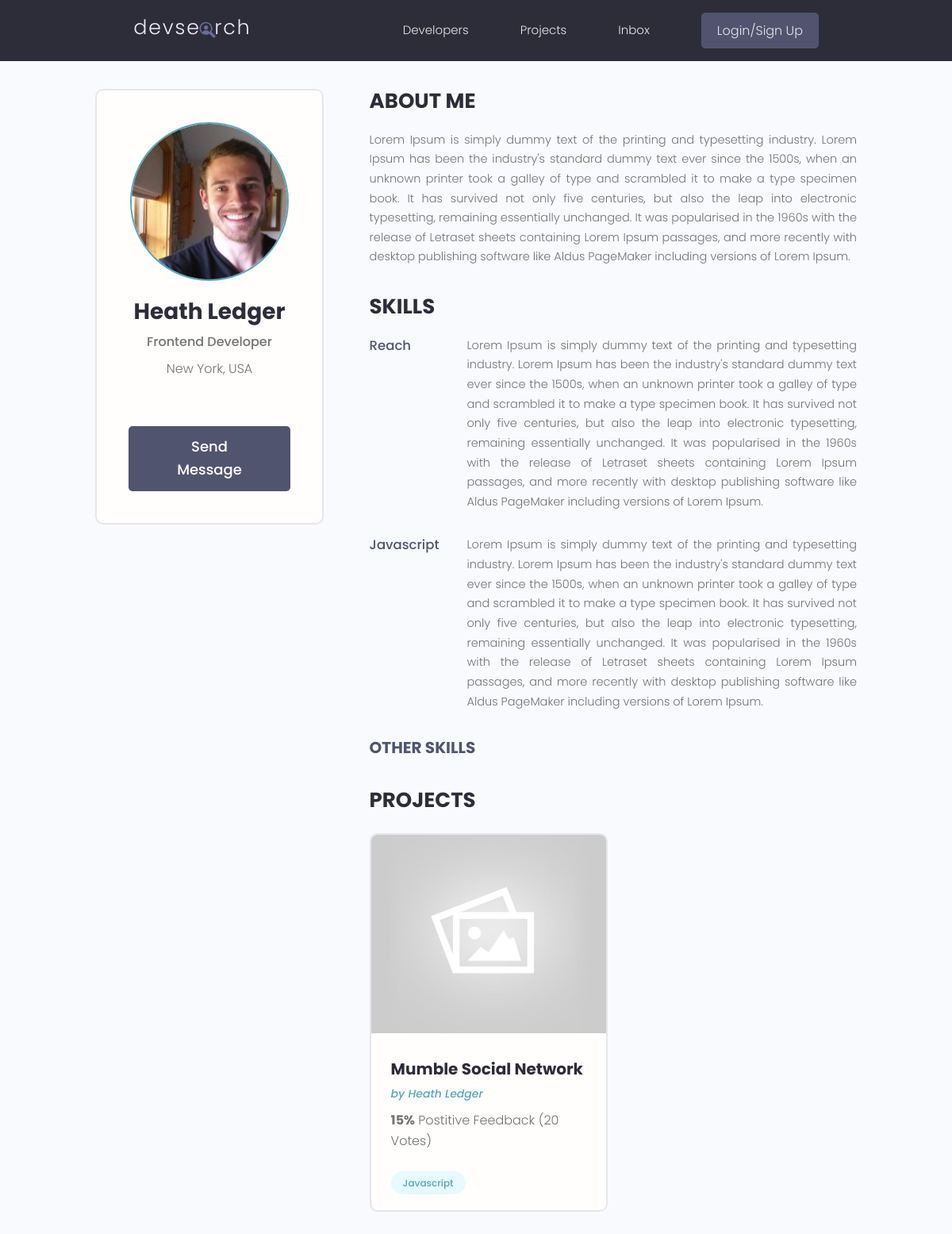
Screenshot of /profiles/6c9c045b-9852-438f-a632-58650ec803fc with the database file from the repository.
### users/models.py (models this page shows, shortened)
class Profile(models.Model):
    user = models.OneToOneField(User, on_delete=models.CASCADE, null=True, blank=True)
    name = models.CharField(max_length=200, blank=True, null=True)
    email = models.EmailField(max_length=500, blank=True, null=True)
    username = models.CharField(max_length=200, null=True, blank=True)
    location = models.CharField(max_length=200, null=True, blank=True)
    short_intro = models.CharField(max_length=200, blank=True, null=True)
    bio = models.TextField(blank=True, null=True)
    profile_image = models.ImageField(null=True, blank=True, upload_to='profiles/', default='profiles/default.jpg')
    social_github = models.CharField(max_length=200, blank=True, null=True)
    social_twitter = models.CharField(max_length=200, blank=True, null=True)
    social_linkedin= models.CharField(max_length=200, blank=True, null=True)
    social_youtube = models.CharField(max_length=200, blank=True, null=True)
    social_website = models.CharField(max_length=200, blank=True, null=True)
    created = models.DateTimeField(auto_now_add=True)
    id = models.UUIDField(default=uuid.uuid4, unique=True,
                          primary_key=True, editable=False)

class Skill(models.Model):
    owner= models.ForeignKey(
        Profile, on_delete=models.CASCADE, null=True, blank=True)
    name = models.CharField(max_length=200, blank=True, null=True)
    description = models.TextField(null=True, blank=True)
    created = models.DateTimeField(auto_now_add=True)
    id = models.UUIDField(default=uuid.uuid4, unique=True,
                          primary_key=True, editable=False)

### project/models.py (models this page shows, shortened)
class Project(models.Model):
    owner = models.ForeignKey(
        Profile, null=True, blank=True, on_delete= models.SET_NULL)
    title = models.CharField(max_length=200)
    description  = models.TextField(null=True, blank=True)
    featured_image = models.ImageField(null=True, blank=True,
                                       default="default.jpg")
    demo_link = models.CharField(max_length=2000, null=True, blank=True)
    source_link = models.CharField(max_length=2000, null=True, blank=True)
    tags = models.ManyToManyField('Tag', blank=True)
    vote_total = models.IntegerField(default=0, null=True, blank=True)
    vote_ratio = models.IntegerField(default=0, null=True, blank=True)
    created = models.DateTimeField(auto_now_add=True)
    id = models.UUIDField(default=uuid.uuid4, unique=True,
                          primary_key=True, editable=False)

class Tag(models.Model):
    name = models.CharField(max_length=200)
    created = models.DateTimeField(auto_now_add=True)
    id = models.UUIDField(default=uuid.uuid4, unique=True,
                          primary_key=True, editable=False)
    def __str__(self):
        return self.name

### users/views.py (the view)
# urls.py: path('profiles/<str:pk>', views.userProfile, name='user-profile'),
def userProfile(request, pk):
    profile = Profile.objects.get(id=pk)
    topskills = profile.skill_set.exclude(description__exact="")
    otherskills = profile.skill_set.filter(description="")
    context = {'profile': profile, 'topskills': topskills, 'otherskills': otherskills}
    return render(request, 'users/user_profile.html', context)

### users/templates/users/user_profile.html (shortened to what this page needs)
{% extends "main.html" %}
{% block content %}
  <main class="profile my-md">
    <div class="container">
      <div class="layout">
        <div class="column column--1of3">
          <div class="card text-center">
            <div class="card__body dev">
              <img class="avatar avatar--xl" src="{{ profile.profile_image.url }}">
              <h2 class="dev__name">{{ profile.name }}</h2>
              <p class="dev__title">{{ profile.short_intro }}</p>
              <p class="dev__location">{{ profile.location }}</p>
              <a href="#" class="btn btn--sub btn--lg">Send Message </a>
            </div>
          </div>
        </div>
        <div class="column column--2of3">
          <div class="devInfo">
            <h3 class="devInfo__title">About Me</h3>
            <p class="devInfo__about">{{ profile.bio }}</p>
          </div>
          <div class="devInfo">
            <h3 class="devInfo__title">Skills</h3>
            <div class="devInfo__skills">
              {% for skill in topskills %}
              <div class="devSkill">
                <h4 class="devSkill__title">{{skill.name}}</h4>
                <p class="devSkill__info">{{skill.description}}</p>
              </div>
              {% endfor %}
              <h3 class="devInfo__subtitle">Other Skills</h3>
            </div>
          </div>
          <div class="devInfo">
            <h3 class="devInfo__title">Projects</h3>
            <div class="grid grid--two">
              {% for project in profile.project_set.all %}
              <div class="column">
                <div class="card project">
                  <a href="{% url 'project' project.id%}" class="project">
                    <img class="project__thumbnail" src="{{ project.featured_image.url }}" alt="project thumbnail" />
                    <div class="card__body">
                      <h3 class="project__title">{{project.title}}</h3>
                      <p><a class="project__author" href="{% url 'user-profile' project.owner.id %}">
                        by {{project.owner.name}}</a></p>
                      <p class="project--rating">
                        <span style="font-weight: bold;">{{ project.vote_ratio }}%</span> Postitive
                        Feedback ({{project.vote_total}} Vote{{project.vote_total|pluralize:'s'}})
                      </p>
                      <div class="project__tags">
                        {% for tag in project.tags.all%}
                        <span class="tag tag--pill tag--main">
                          <small>{{tag}}</small>
                        </span>
                        {% endfor %}
                      </div>
                    </div>
                  </a>
                </div>
              </div>
              {% endfor %}
            </div>
          </div>
        </div>
      </div>
    </div>
  </main>
{% endblock %}

### static/styles/app.css (style rules this page uses)
:root { --color-sub: #2d2d39; }
.btn--sub { background-color: var(--color-sub-light); }
.card { border: 2px solid var(--color-light); }
img { width: 100%; }
.profile .card > .dev { padding: 4rem; }
.dev__name { color: var(--color-sub); font-size: 2.8rem; font-weight: 700; margin-top: 1rem; margin-bottom: 0.5rem; }
.dev__title { font-size: 1.6rem; font-weight: 500; line-height: 1.3; }
.dev__location { margin-top: 1rem; }
.devInfo { margin-bottom: 3rem; }
.devInfo__title, .devInfo__subtitle { font-size: 2.6rem; color: var(--color-sub); text-transform: uppercase; font-weight: 700; margin-bottom: 1.5rem; }
.devInfo__subtitle { font-size: 2rem; color: var(--color-sub-light); }
.devInfo__about, .devSkill__info { font-size: 1.45rem; line-height: 1.7; text-align: justify; }
.devSkill { margin-bottom: 3rem; }
.devSkill__title { font-size: 1.65rem; font-weight: 500; color: var(--color-sub-light); }
@media screen and (min-width: 700px) { .devSkill { display: flex; justify-content: space-between; gap: 3rem; } }
@media screen and (min-width: 700px) { .devSkill__info { flex-basis: 80%; } }
.project__author { font-size: 1.4rem; font-style: italic; }
.project--rating { margin-bottom: 1.6em; margin-top: .5em; }
.project__thumbnail { height: 25rem; object-fit: cover; object-position: top center; }
.project__title { font-size: 2rem; font-weight: 700; color: var(--color-sub); }

### static/uikit/styles/modules/_variables.css (style rules this page uses)
:root { --color-main: #5aa5b9; --color-main-light: #e6faff; --color-sub: #3f4156; --color-sub-light: #51546e; --color-sub-lighter: #ededfd; --color-text: #737373; --color-gray: #8b8b8b; --color-light: #e5e7eb; --color-light-gray: #767676; --color-bg: #f8fafd; --color-white: #fffefd; --color-white-light: #f3f3f3; --color-success: #359e64; --color-success-bg: #def8e8; --color-error: #fc4b0b; --color-error-bg: #fff2ee; --font-base: 'Poppins', arial, helvetica, 'Segoe UI', roboto, ubuntu, sans-serif; --font-monospace: 'Fira Code', 'Courier New', courier, monospace; --font-regular: 300; --font-medium: 500; --font-bold: 700; --generic-shadow: 1px 1px 5px #00000010; --generic-transition: all 0.3s ease-in-out; }

### static/uikit/styles/modules/_base.css (style rules this page uses)
* { margin: 0; padding: 0; box-sizing: border-box; text-rendering: optimizeLegibility; color: inherit; font-size: inherit; }
html { font-size: 50%; }
@media only screen and (min-width: 480px) { html { font-size: 56.25%; } }
@media only screen and (min-width: 1200px) { html { font-size: 62.5%; } }
body { line-height: 1.6; font-weight: 400; font-size: 1.5rem; color: var(--color-text); background-color: var(--color-bg); min-height: 100vh; }

### static/uikit/styles/modules/_typography.css (style rules this page uses)
* { font-family: var(--font-base); }
h2 { font-size: 3.6rem; font-weight: var(--font-bold); }
h3 { font-size: 3.2rem; font-weight: var(--font-medium); }
h4 { font-size: 2.8rem; font-weight: var(--font-medium); }
p, span, strong { font-size: 1.6rem; color: var(--color-text); font-weight: var(--font-regular); }
a { padding-bottom: 2px; text-decoration: none; display: inline-block; color: var(--color-main); font-weight: var(--font-medium); }

### static/uikit/styles/modules/_utilities.css (style rules this page uses)
.container { width: 92%; max-width: 165rem; margin: 0 auto; box-sizing: border-box; }
@media screen and (min-width: 1000px) { .container { width: 90%; } }
@media screen and (min-width: 1200px) { .container { width: 80%; } }
.text-center { text-align: center; }
.my-md { margin: 3rem auto; }

### static/uikit/styles/modules/_avatar.css (style rules this page uses)
.avatar { border-radius: 50%; border: 2px solid var(--color-main); object-fit: cover; }
.avatar--xl { height: 20rem; width: 20rem; }

### static/uikit/styles/modules/_button.css (style rules this page uses)
.btn { display: inline-block; position: relative; cursor: pointer; background-color: var(--color-light); font-weight: var(--font-medium); color: var(--color-sub); text-decoration: none; padding: 1rem 2rem; border-radius: 0.5rem; border: none; width: -webkit-fit-content; width: -moz-fit-content; width: fit-content; height: -webkit-fit-content; height: -moz-fit-content; height: fit-content; font-size: 1.6rem; outline-width: 0; outline-color: transparent; -webkit-backface-visibility: hidden; backface-visibility: hidden; transition: all 0.3s ease-in-out; }
.btn--sub { background-color: var(--color-sub); color: var(--color-white); }
.btn--lg { font-size: 1.8rem; padding: 1.2rem 4.5rem; }

### static/uikit/styles/modules/_card.css (style rules this page uses)
.card { border-radius: 1rem; background-color: var(--color-white); border: 1.5px solid var(--color-light); width: auto; height: auto; margin-top: 0.5rem; margin-bottom: 0.5rem; overflow: hidden; }
.card__body, .card__header { padding: 2rem 2.5rem; }

### rows the page displays
Profile: profile_image (picture), name "Heath Ledger", short_intro "Frontend Developer", location "New York, USA", bio "Lorem Ipsum is simply dummy text of the printing and typesetting industry. Lorem Ipsum has been the industry's standard dummy text ever since the 1500s, when an unknown printer took a galley of type and scrambled it to make a type specimen book. It has survived not only five centuries, but also the leap into electronic typesetting, remaining essentially unchanged. It was popularised in the 1960s with the release of Letraset sheets containing Lorem Ipsum passages, and more recently with desktop publishing software like Aldus PageMaker including versions of Lorem Ipsum."
Skill: name "Reach", description "Lorem Ipsum is simply dummy text of the printing and typesetting industry. Lorem Ipsum has been the industry's standard dummy text ever since the 1500s, when an unknown printer took a galley of type and scrambled it to make a type specimen book. It has survived not only five centuries, but also the leap into electronic typesetting, remaining essentially unchanged. It was popularised in the 1960s with the release of Letraset sheets containing Lorem Ipsum passages, and more recently with desktop publishing software like Aldus PageMaker including versions of Lorem Ipsum."
Skill: name "Javascript", description "Lorem Ipsum is simply dummy text of the printing and typesetting industry. Lorem Ipsum has been the industry's standard dummy text ever since the 1500s, when an unknown printer took a galley of type and scrambled it to make a type specimen book. It has survived not only five centuries, but also the leap into electronic typesetting, remaining essentially unchanged. It was popularised in the 1960s with the release of Letraset sheets containing Lorem Ipsum passages, and more recently with desktop publishing software like Aldus PageMaker including versions of Lorem Ipsum."
Project: featured_image (placeholder picture), title "Mumble Social Network", owner.name "Heath Ledger", vote_ratio "15", vote_total "20"
Tag: name "Javascript"
